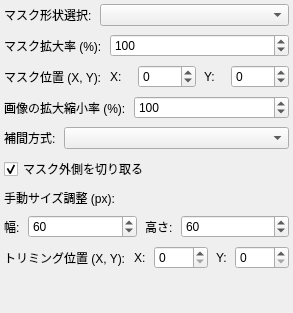
      <widget class="QWidget" name="pageCrop">
       <layout class="QVBoxLayout" name="layoutCropSettings">
        <property name="spacing">
         <number>8</number>
        </property>
        <property name="leftMargin">
         <number>4</number>
        </property>
        <property name="topMargin">
         <number>4</number>
        </property>
        <property name="rightMargin">
         <number>4</number>
        </property>
        <property name="bottomMargin">
         <number>4</number>
        </property>
        <item>
         <layout class="QHBoxLayout" name="layoutMaskSelect">
          <item>
           <widget class="QLabel" name="lblMaskSelect">
            <property name="text">
             <string>マスク形状選択:</string>
            </property>
           </widget>
          </item>
          <item>
           <widget class="QComboBox" name="comboMaskImage">
            <property name="sizePolicy">
             <sizepolicy hsizetype="Expanding" vsizetype="Fixed">
              <horstretch>0</horstretch>
              <verstretch>0</verstretch>
             </sizepolicy>
            </property>
           </widget>
          </item>
         </layout>
        </item>
        <item>
         <layout class="QHBoxLayout" name="layoutMaskScaleSelect">
          <item>
           <widget class="QLabel" name="lblMaskScale">
            <property name="text">
             <string>マスク拡大率 (%):</string>
            </property>
           </widget>
          </item>
          <item>
           <widget class="QSpinBox" name="spinMaskScale">
            <property name="sizePolicy">
             <sizepolicy hsizetype="Expanding" vsizetype="Fixed">
              <horstretch>0</horstretch>
              <verstretch>0</verstretch>
             </sizepolicy>
            </property>
            <property name="minimum">
             <number>1</number>
            </property>
            <property name="maximum">
             <number>9999</number>
            </property>
            <property name="value">
             <number>100</number>
            </property>
           </widget>
          </item>
         </layout>
        </item>
        <item>
         <layout class="QHBoxLayout" name="layoutMaskPositionSelect">
          <item>
           <widget class="QLabel" name="lblMaskPosition">
            <property name="text">
             <string>マスク位置 (X, Y):</string>
            </property>
           </widget>
          </item>
          <item>
           <widget class="QLabel" name="lblMaskX">
            <property name="text">
             <string>X:</string>
            </property>
           </widget>
          </item>
          <item>
           <widget class="QSpinBox" name="spinMaskX">
            <property name="minimum">
             <number>-9999</number>
            </property>
            <property name="maximum">
             <number>9999</number>
            </property>
            <property name="value">
             <number>0</number>
            </property>
           </widget>
          </item>
          <item>
           <widget class="QLabel" name="lblMaskY">
            <property name="text">
             <string>Y:</string>
            </property>
           </widget>
          </item>
          <item>
           <widget class="QSpinBox" name="spinMaskY">
            <property name="minimum">
             <number>-9999</number>
            </property>
            <property name="maximum">
             <number>9999</number>
            </property>
            <property name="value">
             <number>0</number>
            </property>
           </widget>
          </item>
         </layout>
        </item>
        <item>
         <layout class="QHBoxLayout" name="layoutScaleSelect">
          <item>
           <widget class="QLabel" name="lblScaleSelect">
            <property name="text">
             <string>画像の拡大縮小率 (%):</string>
            </property>
           </widget>
          </item>
          <item>
           <widget class="QSpinBox" name="spinScale">
            <property name="sizePolicy">
             <sizepolicy hsizetype="Expanding" vsizetype="Fixed">
              <horstretch>0</horstretch>
              <verstretch>0</verstretch>
             </sizepolicy>
            </property>
            <property name="minimum">
             <number>10</number>
            </property>
            <property name="maximum">
             <number>1000</number>
            </property>
            <property name="singleStep">
             <number>10</number>
            </property>
            <property name="value">
             <number>100</number>
            </property>
           </widget>
          </item>
         </layout>
        </item>
        <item>
         <layout class="QHBoxLayout" name="layoutInterpolationSelect">
          <item>
           <widget class="QLabel" name="lblInterpolationSelect">
            <property name="text">
             <string>補間方式:</string>
            </property>
           </widget>
          </item>
          <item>
           <widget class="QComboBox" name="comboInterpolation">
            <property name="sizePolicy">
             <sizepolicy hsizetype="Expanding" vsizetype="Fixed">
              <horstretch>0</horstretch>
              <verstretch>0</verstretch>
             </sizepolicy>
            </property>
           </widget>
          </item>
         </layout>
        </item>
        <item>
         <widget class="QCheckBox" name="chkCropMaskOutside">
          <property name="text">
           <string>マスク外側を切り取る</string>
          </property>
          <property name="checked">
           <bool>true</bool>
          </property>
         </widget>
        </item>
        <item>
         <widget class="QLabel" name="lblCropManual">
          <property name="text">
           <string>手動サイズ調整 (px):</string>
          </property>
         </widget>
        </item>
        <item>
         <layout class="QHBoxLayout" name="layoutCropManual">
          <item>
           <widget class="QLabel" name="lblCropWidth">
            <property name="text">
             <string>幅:</string>
            </property>
           </widget>
          </item>
          <item>
           <widget class="QSpinBox" name="spinCropWidth">
            <property name="sizePolicy">
             <sizepolicy hsizetype="Expanding" vsizetype="Fixed">
              <horstretch>0</horstretch>
              <verstretch>0</verstretch>
             </sizepolicy>
            </property>
            <property name="minimum">
             <number>1</number>
            </property>
            <property name="maximum">
             <number>4096</number>
            </property>
            <property name="value">
             <number>60</number>
            </property>
           </widget>
          </item>
          <item>
           <widget class="QLabel" name="lblCropHeight">
            <property name="text">
             <string>高さ:</string>
            </property>
           </widget>
          </item>
          <item>
           <widget class="QSpinBox" name="spinCropHeight">
            <property name="sizePolicy">
             <sizepolicy hsizetype="Expanding" vsizetype="Fixed">
              <horstretch>0</horstretch>
              <verstretch>0</verstretch>
             </sizepolicy>
            </property>
            <property name="minimum">
             <number>1</number>
            </property>
            <property name="maximum">
             <number>4096</number>
            </property>
            <property name="value">
             <number>60</number>
            </property>
           </widget>
          </item>
         </layout>
        </item>
        <item>
         <layout class="QHBoxLayout" name="layoutCropPosition">
          <item>
           <widget class="QLabel" name="lblCropPosition">
            <property name="text">
             <string>トリミング位置 (X, Y):</string>
            </property>
           </widget>
          </item>
          <item>
           <widget class="QLabel" name="lblCropX">
            <property name="text">
             <string>X:</string>
            </property>
           </widget>
          </item>
          <item>
           <widget class="QSpinBox" name="spinCropX">
            <property name="sizePolicy">
             <sizepolicy hsizetype="Expanding" vsizetype="Fixed">
              <horstretch>0</horstretch>
              <verstretch>0</verstretch>
             </sizepolicy>
            </property>
            <property name="maximum">
             <number>9999</number>
            </property>
           </widget>
          </item>
          <item>
           <widget class="QLabel" name="lblCropY">
            <property name="text">
             <string>Y:</string>
            </property>
           </widget>
          </item>
          <item>
           <widget class="QSpinBox" name="spinCropY">
            <property name="sizePolicy">
             <sizepolicy hsizetype="Expanding" vsizetype="Fixed">
              <horstretch>0</horstretch>
              <verstretch>0</verstretch>
             </sizepolicy>
            </property>
            <property name="maximum">
             <number>9999</number>
            </property>
           </widget>
          </item>
         </layout>
        </item>
        <item>
         <spacer name="spacerCrop">
          <property name="orientation">
           <enum>Qt::Orientation::Vertical</enum>
          </property>
          <property name="sizeHint" stdset="0">
           <size>
            <width>20</width>
            <height>40</height>
           </size>
          </property>
         </spacer>
        </item>
       </layout>
      </widget>
